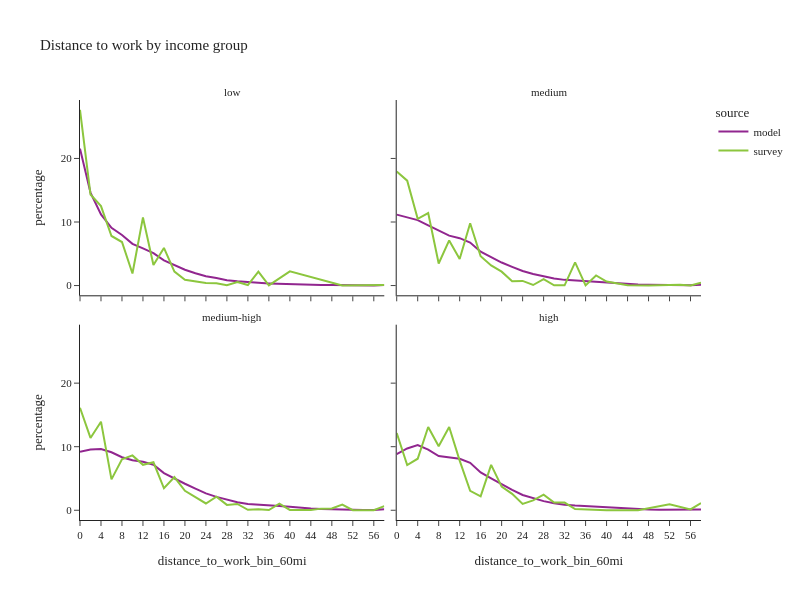

Here is the notebook cell this chart was saved with:
### Code cell
df_plot = per_data.groupby(['source','income_group','distance_to_work_bin_60mi'], observed=True)['person_weight'].sum().reset_index()
df_plot['percentage'] = df_plot.groupby(['source','income_group'], group_keys=False)['person_weight']. \
    apply(lambda x: 100 * x / float(x.sum()))
# df_plot

fig2 = px.line(df_plot, x='distance_to_work_bin_60mi', y="percentage", color="source",
               facet_col="income_group", facet_col_wrap=2,
               title="Distance to work by income group")
fig2.for_each_annotation(lambda a: a.update(text = a.text.split("=")[-1]))
fig2.update_layout(height=600, width=800, font=dict(size=11))
fig2.show()

### Figure 1 — Plotly figure (JSON) as saved in the notebook; plotly's stock layout.template omitted (floating-point values rounded to 4 significant figures)
{"data": [{"hovertemplate": "source=model<br>income_group=low<br>distance_to_work_bin_60mi=%{x}<br>percentage=%{y}<extra></extra>", "legendgroup": "model", "line": {"color": "#91268F", "dash": "solid"}, "marker": {"symbol": "circle"}, "mode": "lines", "name": "model", "orientation": "v", "showlegend": true, "type": "scatter", "x": ["0", "2", "4", "6", "8", "10", "12", "14", "16", "18", "20", "22", "24", "26", "28", "30", "32", "34", "36", "38", "40", "42", "44", "46", "48", "50", "52", "54", "56", "58"], "xaxis": "x3", "y": [21.55, 14.63, 11.2, 9.083, 7.961, 6.564, 5.847, 5.093, 3.967, 3.18, 2.491, 1.94, 1.453, 1.181, 0.8398, 0.6752, 0.511, 0.4266, 0.3391, 0.2702, 0.1999, 0.1456, 0.09393, 0.07928, 0.0754, 0.03878, 0.03835, 0.02758, 0.02284, 0.07454], "yaxis": "y3"}, {"hovertemplate": "source=model<br>income_group=medium<br>distance_to_work_bin_60mi=%{x}<br>percentage=%{y}<extra></extra>", "legendgroup": "model", "line": {"color": "#91268F", "dash": "solid"}, "marker": {"symbol": "circle"}, "mode": "lines", "name": "model", "orientation": "v", "showlegend": false, "type": "scatter", "x": ["0", "2", "4", "6", "8", "10", "12", "14", "16", "18", "20", "22", "24", "26", "28", "30", "32", "34", "36", "38", "40", "42", "44", "46", "48", "50", "52", "54", "56", "58"], "xaxis": "x4", "y": [11.16, 10.79, 10.3, 9.471, 8.674, 7.857, 7.452, 6.769, 5.326, 4.412, 3.623, 2.941, 2.3, 1.809, 1.448, 1.11, 0.8948, 0.7895, 0.6588, 0.5206, 0.4358, 0.3083, 0.2278, 0.1708, 0.1266, 0.08665, 0.08734, 0.05769, 0.04903, 0.1441], "yaxis": "y4"}, {"hovertemplate": "source=model<br>income_group=medium-high<br>distance_to_work_bin_60mi=%{x}<br>percentage=%{y}<extra></extra>", "legendgroup": "model", "line": {"color": "#91268F", "dash": "solid"}, "marker": {"symbol": "circle"}, "mode": "lines", "name": "model", "orientation": "v", "showlegend": false, "type": "scatter", "x": ["0", "2", "4", "6", "8", "10", "12", "14", "16", "18", "20", "22", "24", "26", "28", "30", "32", "34", "36", "38", "40", "42", "44", "46", "48", "50", "52", "54", "56", "58"], "xaxis": "x", "y": [9.196, 9.571, 9.635, 9.12, 8.351, 7.881, 7.632, 7.157, 5.849, 4.977, 4.169, 3.389, 2.653, 2.106, 1.681, 1.253, 0.9821, 0.9029, 0.7986, 0.682, 0.5383, 0.3775, 0.2717, 0.2082, 0.1526, 0.1132, 0.09157, 0.05864, 0.05125, 0.1517], "yaxis": "y"}, {"hovertemplate": "source=model<br>income_group=high<br>distance_to_work_bin_60mi=%{x}<br>percentage=%{y}<extra></extra>", "legendgroup": "model", "line": {"color": "#91268F", "dash": "solid"}, "marker": {"symbol": "circle"}, "mode": "lines", "name": "model", "orientation": "v", "showlegend": false, "type": "scatter", "x": ["0", "2", "4", "6", "8", "10", "12", "14", "16", "18", "20", "22", "24", "26", "28", "30", "32", "34", "36", "38", "40", "42", "44", "46", "48", "50", "52", "54", "56", "58"], "xaxis": "x2", "y": [8.837, 9.728, 10.25, 9.534, 8.523, 8.261, 8.104, 7.466, 5.943, 5.002, 4.062, 3.196, 2.41, 1.883, 1.439, 1.119, 0.8641, 0.7329, 0.64, 0.529, 0.3805, 0.2919, 0.2123, 0.1494, 0.1125, 0.0779, 0.07012, 0.0479, 0.03471, 0.1019], "yaxis": "y2"}, {"hovertemplate": "source=survey<br>income_group=low<br>distance_to_work_bin_60mi=%{x}<br>percentage=%{y}<extra></extra>", "legendgroup": "survey", "line": {"color": "#8CC63E", "dash": "solid"}, "marker": {"symbol": "circle"}, "mode": "lines", "name": "survey", "orientation": "v", "showlegend": true, "type": "scatter", "x": ["0", "2", "4", "6", "8", "10", "12", "14", "16", "18", "20", "24", "26", "28", "30", "32", "34", "36", "40", "50", "58"], "xaxis": "x3", "y": [27.66, 14.33, 12.51, 7.801, 6.846, 1.903, 10.72, 3.231, 5.922, 2.193, 0.9032, 0.4028, 0.3593, 0.04132, 0.545, 0.0813, 2.183, 0.04084, 2.228, 0.01482, 0.07868], "yaxis": "y3"}, {"hovertemplate": "source=survey<br>income_group=medium<br>distance_to_work_bin_60mi=%{x}<br>percentage=%{y}<extra></extra>", "legendgroup": "survey", "line": {"color": "#8CC63E", "dash": "solid"}, "marker": {"symbol": "circle"}, "mode": "lines", "name": "survey", "orientation": "v", "showlegend": false, "type": "scatter", "x": ["0", "2", "4", "6", "8", "10", "12", "14", "16", "18", "20", "22", "24", "26", "28", "30", "32", "34", "36", "38", "40", "44", "48", "54", "56", "58"], "xaxis": "x4", "y": [17.93, 16.51, 10.49, 11.4, 3.466, 7.104, 4.186, 9.798, 4.613, 3.17, 2.184, 0.6814, 0.7263, 0.08738, 1.026, 0.04481, 0.03725, 3.656, 0.03091, 1.597, 0.6333, 0.04258, 0.01046, 0.1352, 0.006476, 0.4298], "yaxis": "y4"}, {"hovertemplate": "source=survey<br>income_group=medium-high<br>distance_to_work_bin_60mi=%{x}<br>percentage=%{y}<extra></extra>", "legendgroup": "survey", "line": {"color": "#8CC63E", "dash": "solid"}, "marker": {"symbol": "circle"}, "mode": "lines", "name": "survey", "orientation": "v", "showlegend": false, "type": "scatter", "x": ["0", "2", "4", "6", "8", "10", "12", "14", "16", "18", "20", "22", "24", "26", "28", "30", "32", "34", "36", "38", "40", "44", "46", "48", "50", "52", "56", "58"], "xaxis": "x", "y": [16.12, 11.38, 13.94, 4.865, 8.02, 8.628, 7.152, 7.552, 3.459, 5.216, 3.059, 2.072, 1.068, 2.126, 0.8448, 0.9899, 0.07013, 0.1539, 0.02919, 1.049, 0.0487, 0.04894, 0.2551, 0.2846, 0.8766, 0.01557, 0.0184, 0.6568], "yaxis": "y"}, {"hovertemplate": "source=survey<br>income_group=high<br>distance_to_work_bin_60mi=%{x}<br>percentage=%{y}<extra></extra>", "legendgroup": "survey", "line": {"color": "#8CC63E", "dash": "solid"}, "marker": {"symbol": "circle"}, "mode": "lines", "name": "survey", "orientation": "v", "showlegend": false, "type": "scatter", "x": ["0", "2", "4", "6", "8", "10", "12", "14", "16", "18", "20", "22", "24", "26", "28", "30", "32", "34", "40", "42", "46", "52", "56", "58"], "xaxis": "x2", "y": [12.16, 7.121, 8.109, 13.1, 10.06, 13.11, 7.803, 3.06, 2.19, 7.15, 3.729, 2.578, 1.004, 1.553, 2.456, 1.205, 1.215, 0.184, 0.003106, 0.008944, 0.01056, 0.9227, 0.1417, 1.136], "yaxis": "y2"}], "layout": {"annotations": [{"font": {}, "showarrow": false, "text": "medium-high", "x": 0.245, "xanchor": "center", "xref": "paper", "y": 0.465, "yanchor": "bottom", "yref": "paper"}, {"font": {}, "showarrow": false, "text": "high", "x": 0.755, "xanchor": "center", "xref": "paper", "y": 0.465, "yanchor": "bottom", "yref": "paper"}, {"font": {}, "showarrow": false, "text": "low", "x": 0.245, "xanchor": "center", "xref": "paper", "y": 1.0, "yanchor": "bottom", "yref": "paper"}, {"font": {}, "showarrow": false, "text": "medium", "x": 0.755, "xanchor": "center", "xref": "paper", "y": 1.0, "yanchor": "bottom", "yref": "paper"}], "font": {"size": 11}, "height": 600, "legend": {"title": {"text": "source"}, "tracegroupgap": 0}, "title": {"text": "Distance to work by income group"}, "width": 800, "xaxis": {"anchor": "y", "domain": [0, 0.49], "title": {"text": "distance_to_work_bin_60mi"}}, "xaxis2": {"anchor": "y2", "domain": [0.51, 1], "matches": "x", "title": {"text": "distance_to_work_bin_60mi"}}, "xaxis3": {"anchor": "y3", "domain": [0, 0.49], "matches": "x", "showticklabels": false}, "xaxis4": {"anchor": "y4", "domain": [0.51, 1], "matches": "x", "showticklabels": false}, "yaxis": {"anchor": "x", "domain": [0, 0.465], "title": {"text": "percentage"}}, "yaxis2": {"anchor": "x2", "domain": [0, 0.465], "matches": "y", "showticklabels": false}, "yaxis3": {"anchor": "x3", "domain": [0.535, 1.0], "matches": "y", "title": {"text": "percentage"}}, "yaxis4": {"anchor": "x4", "domain": [0.535, 1.0], "matches": "y", "showticklabels": false}}}
